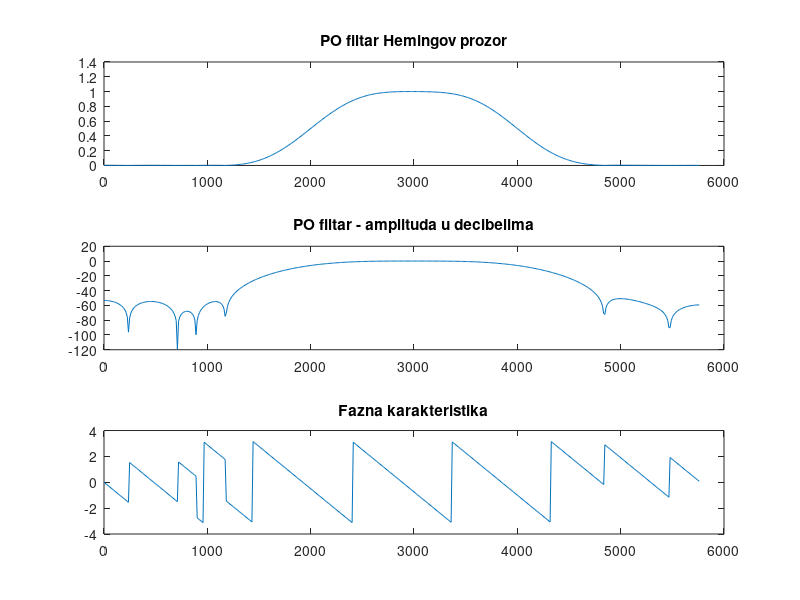
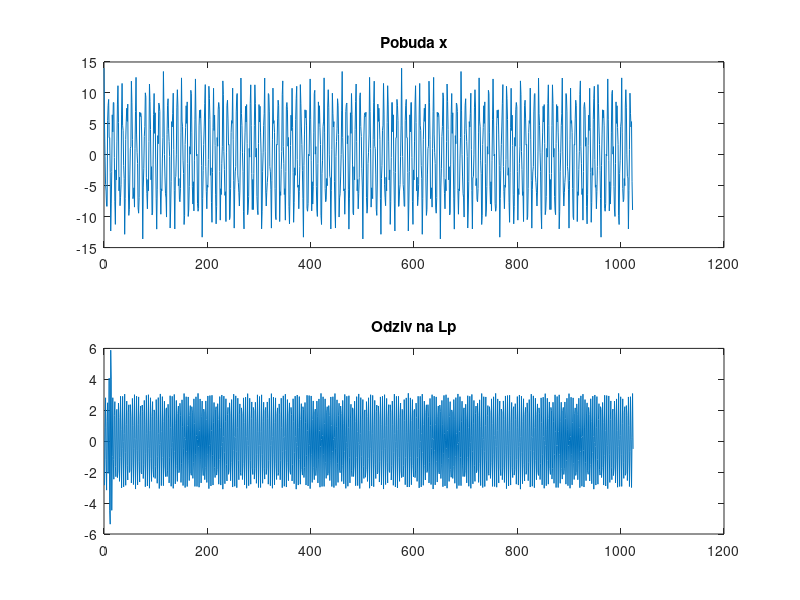

Recreate these plots in MATLAB, in order.
M=25;
fs=11520;
fn=[2000 4000];
hami=hamming(M);
N=M-1;
b=fir1(N,fn/(fs/2),hami);
N_fft=1024;
B=fft(b,N_fft);

Ba=abs(B(1:N_fft/2));
F=angle(B(1:N_fft/2));
n=0:N_fft/2-1;
f=n*(fs/2)/(N_fft/2-1);

subplot(3,1,1),plot(f,Ba),title('PO filtar Hemingov prozor');
subplot(3,1,2),plot(f,20*log10(Ba)),title('PO filtar - amplituda u decibelima');
subplot(3,1,3),plot(f,F),title('Fazna karakteristika');

n=0:1023;
x=9*cos(2*pi*1300/fs*n)+3*cos(2*pi*3000/fs*n)+2*cos(2*pi*5000/fs*n);
figure
subplot(2,1,1),plot(n,x),title('Pobuda x');

X=fft(x,N_fft);
y=ifft(X.*B);
subplot(2,1,2),plot(1:numel(y),y),title('Odziv na Lp');